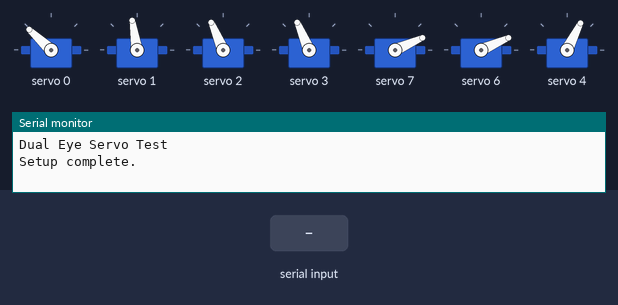
Simulated run of this sketch. Board: Arduino Uno, built with avr-gcc and run on an emulated ATmega328P. On the bench: 7 × servo, the last lines printed to the serial monitor. Inputs (shaded band) come from the test bench.

Above: at 6.2 s.
6.3 s: "s" received over Serial
9.3 s: "e" received over Serial
At 10.7 s:
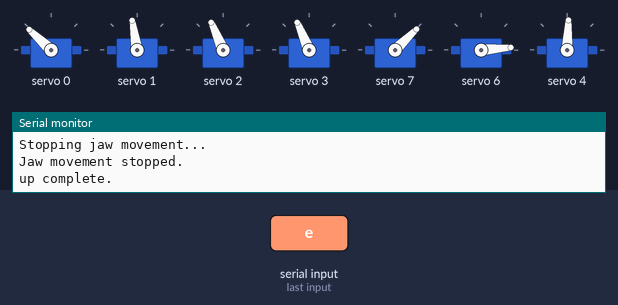
11.0 s: "s" received over Serial
At 12.02 s:
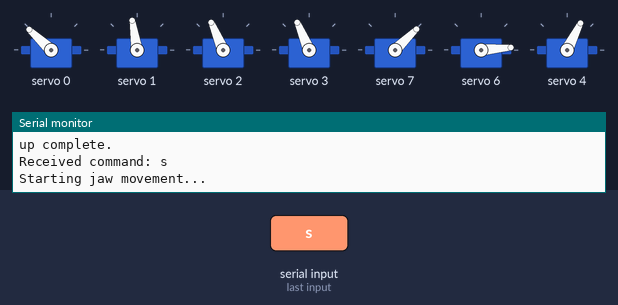
Timing chart, 0 to 20.0 s (numbered marks = the images above; inputs shaded):
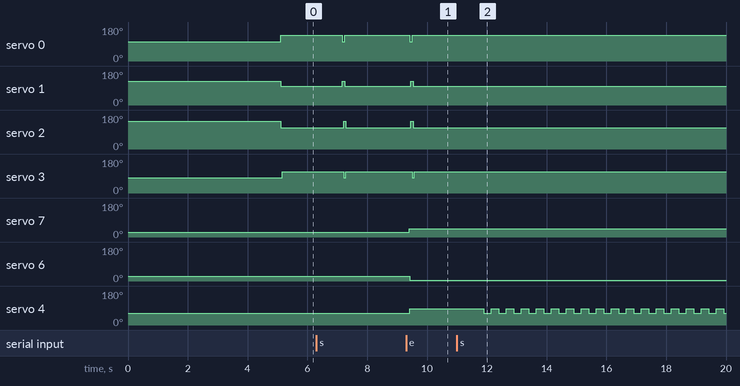

Measured:
- after the input at 9.3 s, servo 0: 137° → 103° after 0.13 s, → 137° 0.07 s later; servo 1: 99° → 127° after 0.16 s, → 99° 0.07 s later; servo 2: 113° → 146° after 0.16 s, → 113° 0.07 s later; servo 3: 113° → 80° after 0.20 s, → 113° 0.07 s later; servo 7: 24° → 44° after 0.11 s
- after the input at 11.0 s, servo 0: stops changing and stays 137°; servo 1: stops changing and stays 99°; servo 2, servo 3: stops changing and stays 113°; servo 7: stays 44° (without the input it goes to 24° after 2.7 s); servo 6: stays 5° (without the input it goes to 24° after 2.7 s)
- by itself, servo 4: alternates 87° for 0.25 s and 63° for 0.25 s

The sketch:

eyeXjawXeyebrow.ino
```cpp
#include <Wire.h>
#include <Adafruit_PWMServoDriver.h>

Adafruit_PWMServoDriver pwm;
int temp =0;
#define NUM_SERVOS 4 // Total number of servos used
#define SERVO_DELAY 500 // Delay in milliseconds for both eyes

#define SERVO_PIN 4
#define Right_Eye_brow_PIN 7
#define Left_Eye_brow_PIN 6 // The PWM pin the servo is attached to
#define PWM_FREQ 50 // Frequency in Hz suitable for servo control
//eye brow
uint16_t PULSE_TOP = 1000; // Start pulse length (e.g., slow speed in one direction)
uint16_t PULSE_BOTTOM = 600;   // End pulse length (e.g., slow speed in the opposite direction)
uint16_t PULSE_STOP = 800;  // Neutral pulse length for stopping the servo

//jaw
uint16_t PULSE_START = 1200; // Start pulse length (e.g., slow speed in one direction)
uint16_t PULSE_END = 1450;   // End pulse length (e.g., slow speed in the opposite direction)

// Left Eye Settings
#define LEFT_EYE_0_MIN 330
#define LEFT_EYE_0_MAX 400
#define LEFT_EYE_1_MIN 380
#define LEFT_EYE_1_MAX 320
#define LEFT_STEPS 90 // Steps for left eye
uint16_t pulseLengthToPWM(uint16_t microseconds) {
    return map(microseconds, 0, 20000, 0, 4096);
}

// Right Eye Settings
#define RIGHT_EYE_0_MIN 420
#define RIGHT_EYE_0_MAX 350
#define RIGHT_EYE_1_MIN 280
#define RIGHT_EYE_1_MAX 350
#define RIGHT_STEPS 100 // Steps for right eye

int servoPins[NUM_SERVOS] = {0, 1, 2, 3}; // Assigning pins to servos

void setup() {
  Serial.begin(9600);
  Serial.println("Dual Eye Servo Test");
  pwm.begin();
  pwm.setPWMFreq(50);

  // Set initial positions
  pwm.setPWM(servoPins[0], 0, LEFT_EYE_0_MIN);
  pwm.setPWM(servoPins[1], 0, LEFT_EYE_1_MIN);
  pwm.setPWM(servoPins[2], 0, RIGHT_EYE_0_MIN);
  pwm.setPWM(servoPins[3], 0, RIGHT_EYE_1_MIN);
  pwm.setPWM(Right_Eye_brow_PIN, 0, pulseLengthToPWM(PULSE_STOP));
  pwm.setPWM(Left_Eye_brow_PIN, 0, pulseLengthToPWM(PULSE_STOP));
  pwm.setPWM(SERVO_PIN, 0, pulseLengthToPWM(PULSE_START));
  delay(5000);
  Serial.println("Setup complete.");
  // pwm.setPWM(servoPins[0], 0, LEFT_EYE_0_MAX);
  // pwm.setPWM(servoPins[1], 0, LEFT_EYE_1_MAX);
  // pwm.setPWM(servoPins[2], 0, RIGHT_EYE_0_MAX);
  // pwm.setPWM(servoPins[3], 0, RIGHT_EYE_1_MAX);

}

void moveServosSmoothly(int pin, int start, int end, int steps, int duration) {
  int stepSize = (end - start) / steps;

  for (int i = 0; i <= steps; i++) {
    // if (pin <= 1) {
    //   i += 2; // Increment by 2 for left eye as per original left eye code
    // }
    i+=3;
    int newPos = start + (i * stepSize);
    pwm.setPWM(pin, 0, newPos);
  }
}

void loop() {
  // Left Eye Movement
  if(temp==2){
      //up
      pwm.setPWM(Right_Eye_brow_PIN, 0, pulseLengthToPWM(PULSE_TOP));
      pwm.setPWM(Left_Eye_brow_PIN, 0, pulseLengthToPWM(PULSE_BOTTOM));
      pwm.setPWM(SERVO_PIN, 0, pulseLengthToPWM(PULSE_END));
      Serial.println("up complete.");
  }
  else if(temp==4){
      //stop

      pwm.setPWM(SERVO_PIN, 0, pulseLengthToPWM(PULSE_START));
      pwm.setPWM(Right_Eye_brow_PIN, 0, pulseLengthToPWM(PULSE_STOP));
      pwm.setPWM(Left_Eye_brow_PIN, 0, pulseLengthToPWM(PULSE_STOP));
      Serial.println("stop complete.");
  }
  else if(temp==6){
      //down
      pwm.setPWM(Right_Eye_brow_PIN, 0, pulseLengthToPWM(PULSE_BOTTOM));
      pwm.setPWM(Left_Eye_brow_PIN, 0, pulseLengthToPWM(PULSE_TOP));
      Serial.println("down complete.");
      temp=0;
  }
  moveServosSmoothly(servoPins[0], LEFT_EYE_0_MIN, LEFT_EYE_0_MAX, LEFT_STEPS, SERVO_DELAY);
  moveServosSmoothly(servoPins[1], LEFT_EYE_1_MIN, LEFT_EYE_1_MAX, LEFT_STEPS, SERVO_DELAY);

  // Right Eye Movement
  moveServosSmoothly(servoPins[2], RIGHT_EYE_0_MIN, RIGHT_EYE_0_MAX, RIGHT_STEPS, SERVO_DELAY);
  moveServosSmoothly(servoPins[3], RIGHT_EYE_1_MIN, RIGHT_EYE_1_MAX, RIGHT_STEPS, SERVO_DELAY);

  // Return to initial positions
  moveServosSmoothly(servoPins[0], LEFT_EYE_0_MAX, LEFT_EYE_0_MIN, LEFT_STEPS, SERVO_DELAY);
  moveServosSmoothly(servoPins[1], LEFT_EYE_1_MAX, LEFT_EYE_1_MIN, LEFT_STEPS, SERVO_DELAY);
  moveServosSmoothly(servoPins[2], RIGHT_EYE_0_MAX, RIGHT_EYE_0_MIN, RIGHT_STEPS, SERVO_DELAY);
  moveServosSmoothly(servoPins[3], RIGHT_EYE_1_MAX, RIGHT_EYE_1_MIN, RIGHT_STEPS, SERVO_DELAY);

  delay(2000); // Delay between cycles
  temp++;
  if (Serial.available() > 0) {
    char command = Serial.read(); // Read the incoming command
    Serial.print("Received command: "); Serial.println(command); // Debug print

    if (command == 's') { // Start movement
      moveServosSmoothly(servoPins[0], LEFT_EYE_0_MAX, LEFT_EYE_0_MIN, LEFT_STEPS, SERVO_DELAY);
      moveServosSmoothly(servoPins[1], LEFT_EYE_1_MAX, LEFT_EYE_1_MIN, LEFT_STEPS, SERVO_DELAY);
      moveServosSmoothly(servoPins[2], RIGHT_EYE_0_MAX, RIGHT_EYE_0_MIN, RIGHT_STEPS, SERVO_DELAY);
      moveServosSmoothly(servoPins[3], RIGHT_EYE_1_MAX, RIGHT_EYE_1_MIN, RIGHT_STEPS, SERVO_DELAY);

      Serial.println("Starting jaw movement...");
      while (true) {
        // Check for stop command continuously within the loop
        if (Serial.available() > 0) {
          char innerCommand = Serial.read();
          Serial.print("Received inner command: "); Serial.println(innerCommand); // Debug print
          if (innerCommand == 'e') {
            Serial.println("Stopping jaw movement...");
            break; // Exit inner loop
          }
        }

        pwm.setPWM(SERVO_PIN, 0, pulseLengthToPWM(PULSE_END));
        delay(250);
        pwm.setPWM(SERVO_PIN, 0, pulseLengthToPWM(PULSE_START));
        delay(250);
      }
      pwm.setPWM(SERVO_PIN, 0, pulseLengthToPWM(PULSE_START)); // Return to initial position
      Serial.println("Jaw movement stopped.");
    }
  }
}
```
